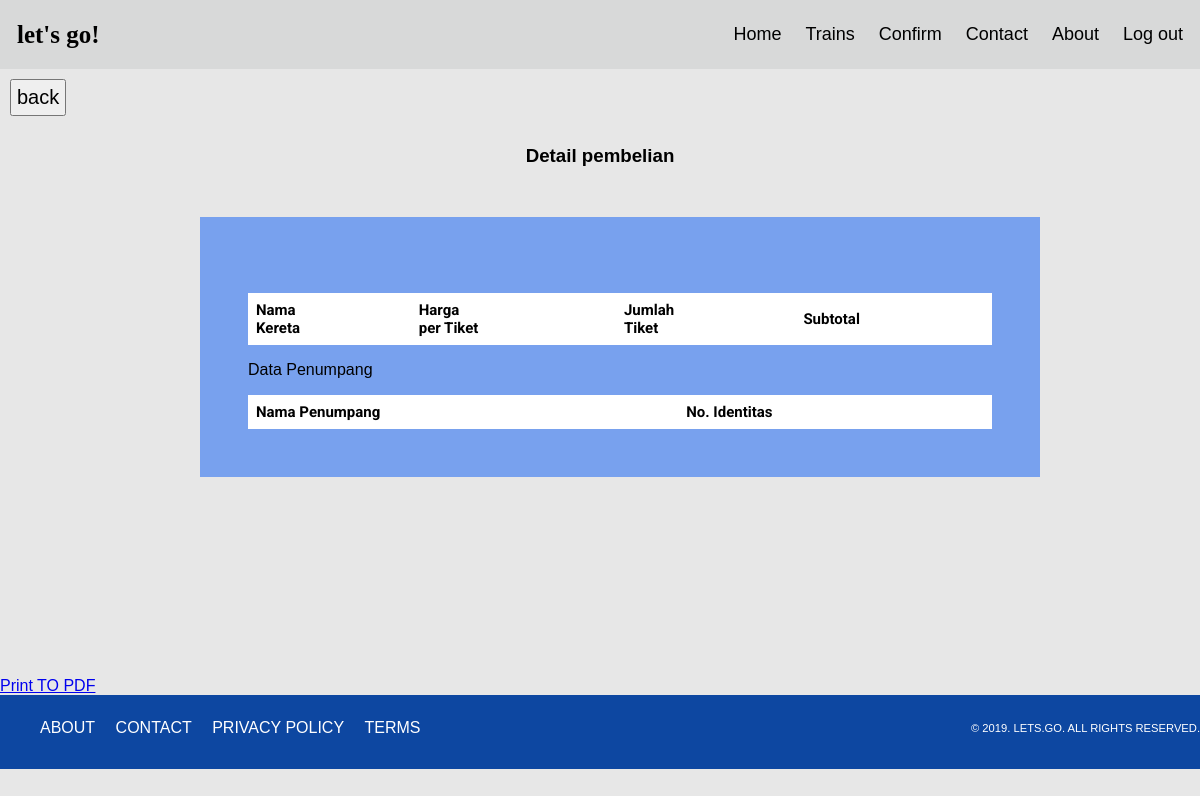
Before: /user/detail-penumpang.php?id_trans=20 with the older database file.
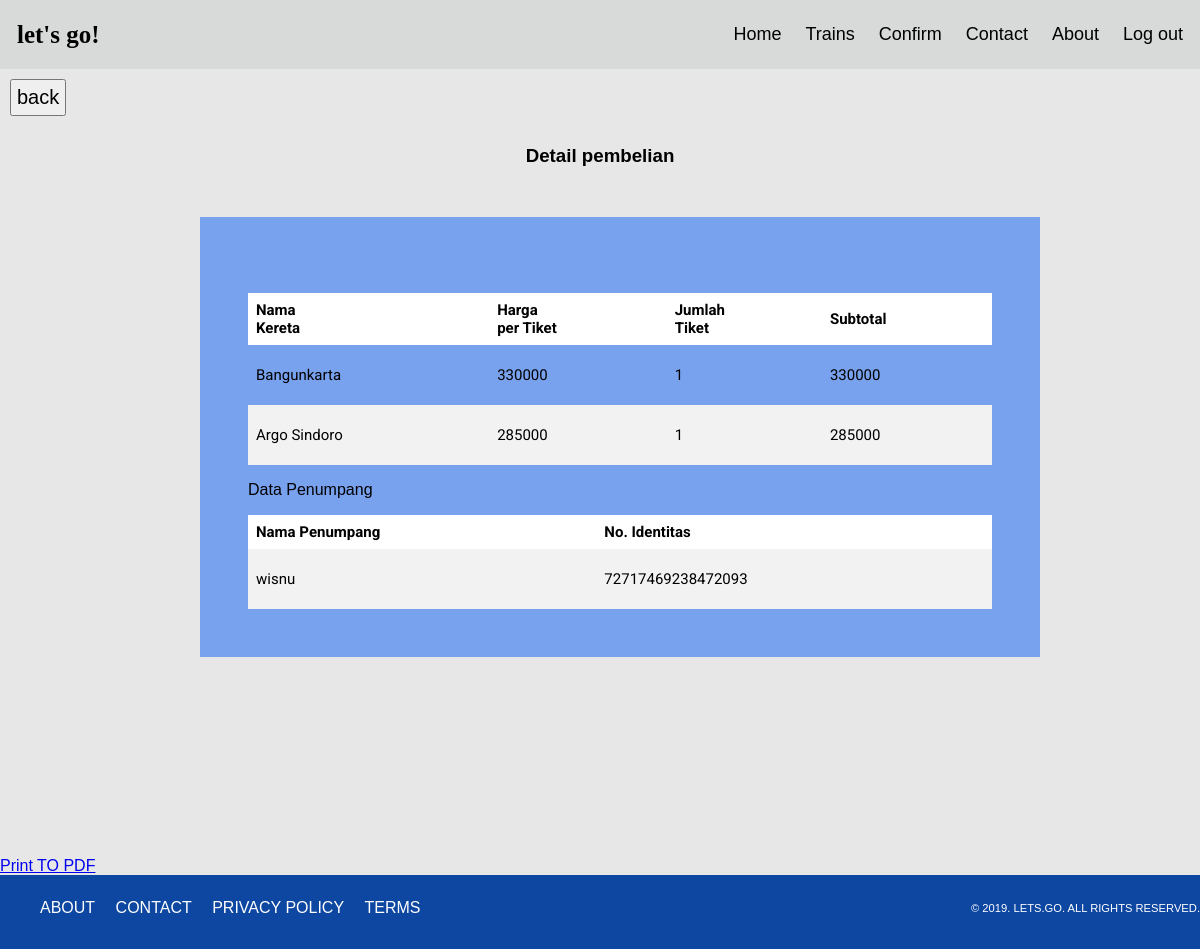
After: the same page with the newer database file.
### tables this page shows
CREATE TABLE IF NOT EXISTS `detailtransaksi` (
  `id_trans` int(11) DEFAULT NULL,
  `id_jd` int(11) DEFAULT NULL,
  `price` int(11) DEFAULT NULL,
  `qty` int(11) DEFAULT NULL,
  `subtotal` int(11) DEFAULT NULL,
  KEY `FK_detailTransaksi_headtransaksi` (`id_trans`),
  KEY `FK_detailtransaksi_jadwal` (`id_jd`),
  CONSTRAINT `FK_detailTransaksi_headtransaksi` FOREIGN KEY (`id_trans`) REFERENCES `headtransaksi` (`id_trans`) ON DELETE CASCADE ON UPDATE CASCADE,
  CONSTRAINT `FK_detailtransaksi_jadwal` FOREIGN KEY (`id_jd`) REFERENCES `jadwal` (`id_jd`) ON DELETE CASCADE ON UPDATE CASCADE
);

CREATE TABLE IF NOT EXISTS `jadwal` (
  `id_jd` int(5) NOT NULL AUTO_INCREMENT,
  `nama_kr` varchar(255) DEFAULT NULL,
  `asal` int(11) DEFAULT NULL,
  `tujuan` int(11) DEFAULT NULL,
  `tgl_berangkat` datetime DEFAULT NULL,
  `tgl_tiba` datetime DEFAULT NULL,
  `kelas` enum('eksekutif','bisnis','ekonomi') DEFAULT NULL,
  `harga` int(11) DEFAULT NULL,
  `kursi` int(3) DEFAULT NULL,
  PRIMARY KEY (`id_jd`),
  KEY `FK_jadwal_stasiun` (`asal`),
  KEY `FK_jadwal_stasiun_2` (`tujuan`),
  CONSTRAINT `FK_jadwal_stasiun` FOREIGN KEY (`asal`) REFERENCES `stasiun` (`id_st`) ON DELETE CASCADE ON UPDATE CASCADE,
  CONSTRAINT `FK_jadwal_stasiun_2` FOREIGN KEY (`tujuan`) REFERENCES `stasiun` (`id_st`) ON DELETE CASCADE ON UPDATE CASCADE
);

CREATE TABLE IF NOT EXISTS `penumpang` (
  `id` int(11) NOT NULL AUTO_INCREMENT,
  `id_trans` int(11) DEFAULT NULL,
  `nama` varchar(50) DEFAULT NULL,
  `no_identitas` varchar(50) DEFAULT NULL,
  PRIMARY KEY (`id`),
  KEY `FK_penumpang_headtransaksi` (`id_trans`),
  CONSTRAINT `FK_penumpang_headtransaksi` FOREIGN KEY (`id_trans`) REFERENCES `headtransaksi` (`id_trans`) ON DELETE CASCADE ON UPDATE CASCADE
);

### user/detail-penumpang.php (the view, shortened to what this page needs)
<!DOCTYPE html>
<html lang="en">
    <head>
        <link rel="stylesheet" type="text/css" href="../assets/css/style-user.css">
        <link rel="stylesheet" href="https://use.fontawesome.com/releases/v5.8.1/css/all.css">
    </head>
    <body>
        <div class="header">
            <a href="#default" class="logo">let's go!</a>
            <div class="header-right">
                <a href="./index.php">Home</a>
                <a href="./trains.php">Trains</a>
                <a href="./cart.php">Confirm</a>
                <a href="./indexKontak.php">Contact</a>
                <a href="./aboutus.php">About</a>
                <a href="../login/index.php">Log out</a>
            </div>
        </div>
        <a href="./riwayat-transaksi.php"><button style="margin:10px; font-size:20px; padding:5px;">back</button></a>
        <center><h3>Detail pembelian</h3></center>
        <div class="cart" style="margin-top:50px;">
            <table class="kotak-cart">
                <thead>
                    <tr class="kotak-judul">
                        <th>Nama<br>Kereta</th>
                        <th>Harga<br>per Tiket</th>
                        <th>Jumlah<br>Tiket</th>
                        <th>Subtotal</th>
                    </tr>
                </thead>
                <tbody>
                    <?php
                            include '../config/koneksi.php';
                            $trans = $_GET['id_trans'];
                            $sql = "SELECT * FROM detailtransaksi where id_trans = $trans";
                            $query = mysqli_query($db, $sql);
                            while($cart = mysqli_fetch_array($query)){
                            if($cart) {
                                echo "<tr style='text-align:center; height:60px;'>";
                                $st1=mysqli_query($db, "SELECT nama_kr from jadwal where id_jd=$cart[1]");
                                $nmst1 = mysqli_fetch_array($st1);
                                echo "<td>" . $nmst1['nama_kr'] . "</td>";
                                echo "<td>" . $cart[2] . "</td>";
                                echo "<td>" . $cart[3] . "</td>";
                                echo "<td>" . $cart[4] . "</td>";
                                echo "</tr>";
                            }
                            }
                            ?>
                </tbody>
                <br>
            </table>
            <table class="kotak-cart">
                <p>Data Penumpang</p>
                <tr class="kotak-judul">
                        <th>Nama Penumpang</th>
                        <th>No. Identitas</th>
                </tr>
                <?php
                                $trans = $_GET['id_trans'];
                                $sql = "SELECT * FROM penumpang where id_trans = $trans";
                                $query = mysqli_query($db, $sql);
                                while($cart = mysqli_fetch_array($query)){
                                if($cart){
                                echo "<tr style='text-align:center; height:60px;'>";
                                echo "<td>" . $cart['nama'] . "</td>";
                                echo "<td>" . $cart['no_identitas'] . "</td>";
                                echo "</tr>";
                                }
                            }
                ?>
            </table>
        </div>
        <div>
            <a href="print_pdf.php">Print TO PDF</a>
        </div>
        <footer>
            <nav>
                <ul>
                    <li><a href="#">About</a></li>
                    <li><a href="#">Contact</a></li>
                    <li><a href="#">Privacy Policy</a></li>
                    <li><a href="#">Terms</a></li>
                </ul>
            </nav>
            <p>&copy; 2019. lets.go. All Rights Reserved.</p>
        </footer>
    </body>
</html>

Changed rows visible on the page:
added detailtransaksi: id_jd.nama_kr "Bangunkarta", price "330000", qty "1", subtotal "330000"
added detailtransaksi: id_jd.nama_kr "Argo Sindoro", price "285000", qty "1", subtotal "285000"
added penumpang: nama "wisnu", no_identitas "72717469238472093"
